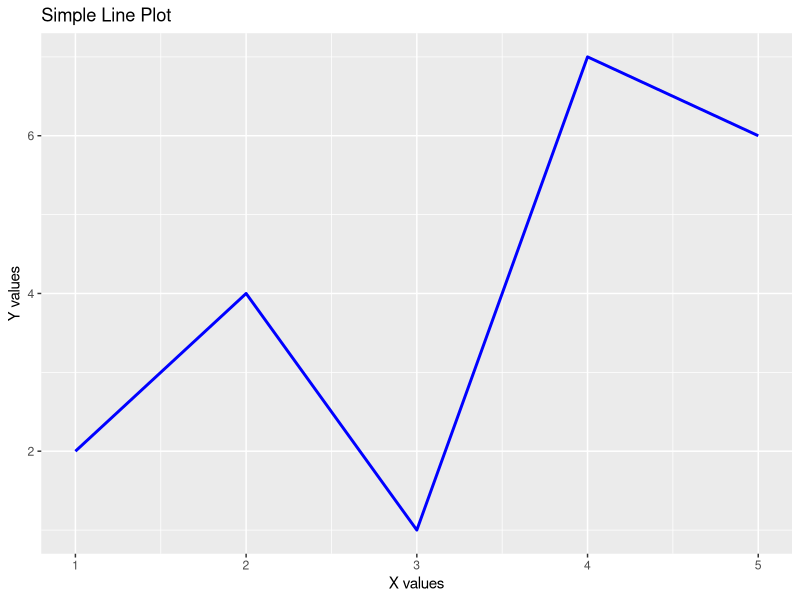

Source code (R):
library(ggplot2)

x <- c(1, 2, 3, 4, 5)
y <- c(2, 4, 1, 7, 6)

data <- data.frame(x, y)

ggplot(data, aes(x = x, y = y)) +
  geom_line(color = "blue", size = 1) +
  ggtitle("Simple Line Plot") +
  xlab("X values") +
  ylab("Y values")